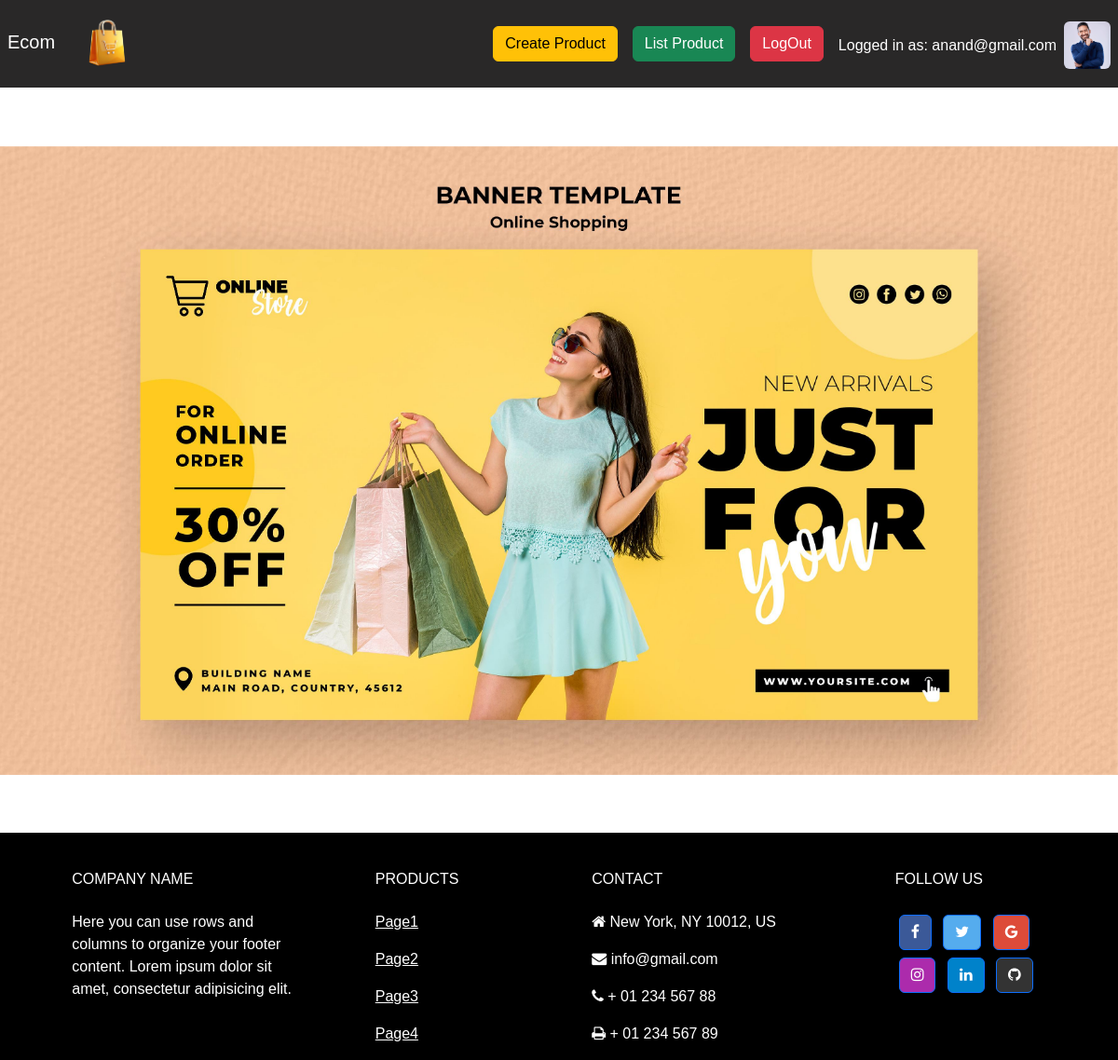
Page / (signed in) on the committed database.
### usermanagement/models.py (models this page shows)
class Customuser(AbstractBaseUser, PermissionsMixin):
    email = models.EmailField(_('email address'), unique=True)
    phonenumber = models.CharField(_('phone_number'), unique=True)
    user_name = models.CharField(_('username'), max_length=150, unique=True)
    profile_img=models.ImageField(_("profile_image"),upload_to="profile_images/",blank=True,null=True)
    created_date = models.DateField(_('created_date'), default=timezone.now)
    is_staff = models.BooleanField(_('is_staff'), default=False)
    is_active = models.BooleanField(_('is_active'), default=True)
    is_superuser=models.BooleanField("is_superuser",default=False)
    USERNAME_FIELD = 'email'
    REQUIRED_FIELDS = ['phonenumber', 'user_name']
    objects = Customusermanager()

### usermanagement/views.py (the view)
# urls.py: path("",indexpage,name="indexpage"),
@never_cache
def indexpage(request):
    title="Index page"
    return render(request, "index.html", {"is_index": True,'title':title})

### templates/index.html (shortened to what this page needs)
{% load static %}
<!DOCTYPE html>
<html lang="en">
<head>
  <link rel="stylesheet" href="{% static 'usermanagement/css/style.css' %}">
  <link rel="stylesheet" href="https://cdnjs.cloudflare.com/ajax/libs/font-awesome/4.7.0/css/font-awesome.min.css">
  <link rel="stylesheet" href="{% static 'usermanagement/bootstrap-5.3.6-dist/css/bootstrap.min.css' %}">
</head>
<body>
  {% include 'navbar.html' %}
  <div class="d-flex min-vh-100 flex-column justify-content-center align-content-center">
    {%if is_index%}
    <div id="carouselExampleSlidesOnly" class="carousel slide" data-bs-ride="carousel" data-bs-interval="2000">
      <div class="carousel-inner">
        <div class="carousel-item active">
          <img src="{% static 'usermanagement/images/banners/4028484.jpg' %}" class="d-block w-100" alt="...">
        </div>
      </div>
    </div>
    {%endif%}
  </div>
  {% include 'footer.html' %}
</body>
</html>

### templates/navbar.html (shortened to what this page needs)
{%load static%}
<nav class="navbar navbar-expand-lg navbar-dark nav-custom-bg">
  <div class="container-fluid px-2">
    <a class="navbar-brand" href="{%url 'indexpage' %}">Ecom
        <img src="{%static 'usermanagement/images/vecteezy_shopping-bag-icon-on-transparent-background_55779575.png' %}" width="100" >
    </a>
    <div class="collapse navbar-collapse justify-content-end" id="navbarSupportedContent">
      <ul class="navbar-nav mr-auto d-flex justify-content-around align-items-end">
        {% if user.is_authenticated %}
        <li class="nav-item">
          <a class="nav-link" href="{%url 'createproduct'%}"><button class="btn btn-warning">Create Product</button></a>
        </li>
        <li class="nav-item">
          <a class="nav-link" href="{%url 'productlist'%}"><button class="btn btn-success">List Product</button></a>
        </li>
        <li class="nav-item">
          <a class="nav-link" href="{%url 'logout'%}"><button type="button" class="btn btn-danger">LogOut</button></a>
        </li>
        <li class="nav-item">
          <span class="nav-link text-white h6">Logged in as: {{ user.email }}</span>
        </li>
        <li>
          <img class="img-rounded rounded-2"  width="50"  src="{{user.profile_img.url}}">
        </li>
        {% endif %}
      </ul>
    </div>
  </div>
</nav>

### static/usermanagement/css/style.css (style rules this page uses)
* { padding: 0; margin: 0; box-sizing: border-box; font-family: 'Franklin Gothic Medium', 'Arial Narrow', Arial, sans-serif; }
.nav-custom-bg { background-color: rgb(41, 40, 40); }

### rows in the picture
Customuser: email "anand@gmail.com", profile_img (picture)
